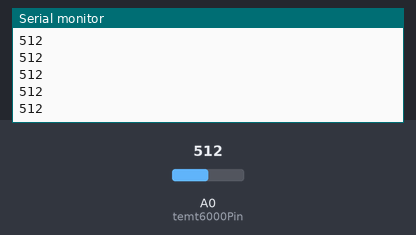
The sketch below on a simulated Arduino Uno, built with avr-gcc and run on an emulated ATmega328P. Shown: the last lines printed to the serial monitor. The inputs (shaded band) are chosen by the test bench; at power-on: A0 (temt6000Pin) = 512.

Above: at 1.2 s.
1.3 s: A0 (temt6000Pin) set to 716
At 1.56 s:
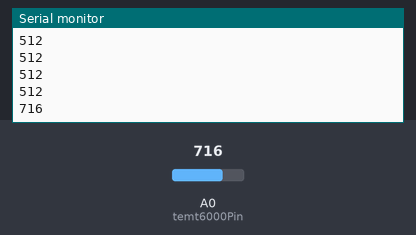
2.8 s: A0 (temt6000Pin) set to 900
At 2.96 s:
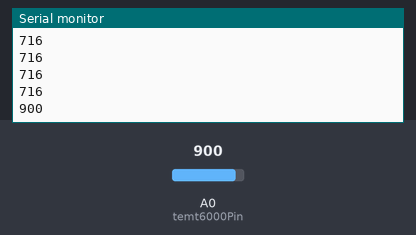
Timing chart, 0 to 5.8 s (numbered marks = the images above; inputs shaded):
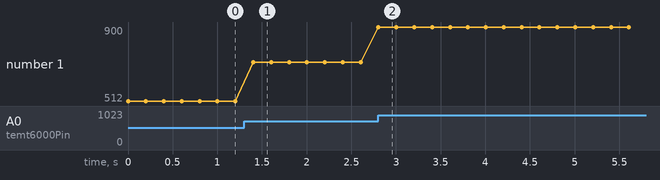

Measured:
- after the input at 1.3 s, the serial monitor: prints a new line after 0.10 s (image 1)
- after the input at 2.8 s, the serial monitor: prints a new line at once (image 2)
- plotted number 1: 512 → 716 after the input at 1.3 s, 716 → 900 after the input at 2.8 s

The sketch:

PruebaSensorLuz.ino
```cpp
int temt6000Pin = A0;

void setup() {
  Serial.begin(9600);
}

void loop() {
  int value = analogRead(temt6000Pin);
  Serial.println(value);

  delay(200); //only here to slow down the output so it is easier to read
}
```
